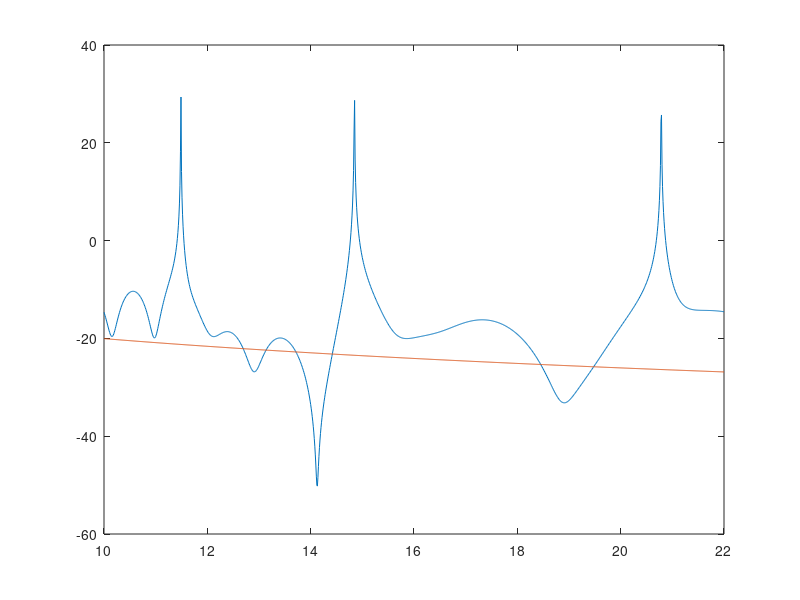

The MATLAB source for this figure:
clear all;

%--------------------------Constants------------------------------------%
f = 2.4*10^9; % first frequency (2.4 GHZ) 
c = 3*10^8;   % speed of light 
beta = 2*pi*f/c; % wave number
epsilon_air = 1; % air
epsilon_wall = 3; % wall
snells_constant = sqrt(epsilon_wall/epsilon_air);
bz = 2; bz1 = 2; bz2 = 2; bz3 = 2; bz4 = 2; bz5 =2; %boundary z-coordinate
tx = 0; ty = 4; tz = 2; % transmitter [x,y,z] location
rx = 10; ry = 3; rz = 2; % recevier [x,y,z] location
rxv = rx:.01:22; % from p to q
tx_img = 0; tx1_img = 0; tx2_img = 0; tx3_img = 0; tx4_img = 0; 
tz_img = 2; tz1_img = 2; tz2_img = 2; tz3_img = 2; tz4_img = 2;

%---------------------------------LOS ok-------------------------------------%

% to solve for the direct ray 
d = sqrt((rxv-tx).^2+(ry-ty)^2+(rz-tz)^2); % vector distance between receiver and transmitter
Ed = (1./d).*exp(-j*beta*d); % direct ray (line of sight)
Edf = 20*log10(abs(Ed));

%--------------------------First Order Upper------------------------------%
% to solve for first order reflection (upper boundary)
ty_img = 8; 
by = 6; % y-coordinate of the boundary interception point

c = ty_img; % y-intercept 
m = (ty_img-ry)./(tx_img-rxv); % gradient 
bxv = (by-c)./m; % vector x-coordinate of the boundary interception point

d1 = sqrt((bxv-tx).^2+(by-ty)^2+(bz-tz)^2); 
d2 = sqrt((bxv-rxv).^2+(by-ry)^2+(bz-rz)^2); 
angle_inc = acosd((d1.^2+d2.^2-d.^2)./(2*d1.*d2))/2; 
angle_trans = asind(sind(angle_inc)./snells_constant); 
tau = (cosd(angle_inc)-snells_constant*cos(angle_trans))./(cosd(angle_inc)+snells_constant*cos(angle_trans));

E1_upper = (1./(d1+d2)).*exp(-j*beta*(d1+d2)).*tau;

%=========================First Order Lower===============================%
ty_img = -4;
by = 0; % y-coordinate of the boundary interception point

c = ty_img; % y-intercept 
m = (ty_img-ry)./(tx_img-rxv); % gradient 
bxv = (by-c)./m; % vector x-coordinate of the boundary interception point
d1 = sqrt((bxv-tx).^2+(by-ty)^2+(bz-tz)^2); % distance between boundary interception point and the transmitter
d2 = sqrt((bxv-rxv).^2+(by-ry)^2+(bz-rz)^2); % distance between boundary interception point and the receiver
angle_inc = acosd((d1.^2+d2.^2-d.^2)./(2*d1.*d2))/2; % vector incident angle
angle_trans = asind(sind(angle_inc)./snells_constant); % tau angle
tau = (cosd(angle_inc)-snells_constant*cos(angle_trans))./(cosd(angle_inc)+snells_constant*cos(angle_trans));

E1_lower = ((1./(d1+d2)).*exp(-j*beta*(d1+d2))).*tau;

%=========================Second Order Upper===============================%
% to solve for first order reflection (upper boundary)
ty1_img = 8; 
ty2_img = -8; 
by1 = 6; by2 = 0;% y-coordinate of the boundary interception point
c1 = ty1_img; c2 = ty2_img;% y-intercept 

m2 = (ty2_img-ry)./(tx2_img-rxv); % gradient 
bxv2 = (by2-c2)./m2; % vector x-coordinate of the boundary interception point
m1 = (ty1_img-by2)./(tx1_img-bxv2); % gradient 
bxv1 = (by1-c1)./m1; % vector x-coordinate of the boundary interception point

d1 = sqrt((bxv1-tx).^2+(by1-ty)^2+(bz1-tz)^2); 
d2 = sqrt((bxv1-bxv2).^2+(by1-by2)^2+(bz1-bz2)^2); 
d3 = sqrt((bxv2-rxv).^2+(by2-ry)^2+(bz2-rz)^2); 
dA = sqrt((bxv2-tx).^2+(by2-ty)^2+(bz2-tz)^2);
dB = sqrt((bxv1-rxv).^2+(by1-ry)^2+(bz1-rz)^2);

angle_inc1 = (acosd((d1.^2+d2.^2-dA.^2)./(2*d1.*d2)))/2; % vector incident angle
angle_trans1 = asind(sind(angle_inc1)./snells_constant); % tau angle
tau1 = (cosd(angle_inc1)-snells_constant*cos(angle_trans1))./(cosd(angle_inc1)+snells_constant*cos(angle_trans1));

angle_inc2 = (acosd((d2.^2+d3.^2-dB.^2)./(2*d2.*d3)))/2; % vector incident angle
angle_trans2 = asind(sind(angle_inc2)./snells_constant); % tau angle
tau2 = (cosd(angle_inc2)-snells_constant*cos(angle_trans2))./(cosd(angle_inc2)+snells_constant*cos(angle_trans2));


E2_upper = (1./(d1+d2+d3)).*exp(-j*beta*(d1+d2+d3)).*tau1.*tau2;


%=========================Second Order Lower===============================%
tx1_img = 0; ty1_img = -4; tz1_img = 2; 
tx2_img = 0; ty2_img = 16; tz2_img = 2; 
bz1 = 2; bz2 = 2;%boundary z-coordinate
c1 = ty1_img; c2 = ty2_img;% y-intercept 
by1 = 0; by2 = 6;% y-coordinate of the boundary interception point

m2 = (ty2_img-ry)./(tx2_img-rxv); % gradient 
bxv2 = (by2-c2)./m2; % vector x-coordinate of the boundary interception point
m1 = (ty1_img-by2)./(tx1_img-bxv2); % gradient 
bxv1 = (by1-c1)./m1; % vector x-coordinate of the boundary interception point

d1 = sqrt((bxv1-tx).^2+(by1-ty)^2+(bz1-tz)^2); % distance between boundary interception point and the transmitter
d2 = sqrt((bxv1-bxv2).^2+(by1-by2)^2+(bz1-bz2)^2); % distance between boundary interception point and the receiver
d3 = sqrt((bxv2-tx).^2+(by2-ty)^2+(bz2-tz)^2); % distance between boundary interception point and the receiver
dA = sqrt((bxv2-tx).^2+(by2-ty)^2+(bz2-tz)^2);
dB = sqrt((bxv1-rxv).^2+(by1-ry)^2+(bz1-rz)^2);

angle_inc1 = (acosd((d1.^2+d2.^2-dA.^2)./(2*(d1.*d2))))/2; % vector incident angle
angle_trans1 = asind(sind(angle_inc1)./snells_constant); % tau angle
tau1 = (cosd(angle_inc1)-snells_constant*cos(angle_trans1))./(cosd(angle_inc1)+snells_constant*cos(angle_trans1));

angle_inc2 = (acosd((d2.^2+d3.^2-dB.^2)./(2*(d2.*d3))))/2; % vector incident angle
angle_trans2 = asind(sind(angle_inc2)./snells_constant); % tau angle
tau2 = (cosd(angle_inc2)-snells_constant*cos(angle_trans2))./(cosd(angle_inc2)+snells_constant*cos(angle_trans2));


E2_lower = (1./(d1+d2+d3)).*exp(-j*beta*(d1+d2+d3)).*tau1.*tau2;

%=========================Third Order Upper===============================%
ty1_img = 8; 
ty2_img = -8; 
ty3_img = 20; 
c1 = ty1_img; c2 = ty2_img; c3 = ty3_img;% y-intercept 
by1 = 6; by2 = 0; by3 = 6;% y-coordinate of the boundary interception point

m3 = (ty3_img-ry)./(tx3_img-rxv); % gradient 
bxv3 = (by3-c3)./m3; % vector x-coordinate of the boundary interception point
m2 = (ty2_img-by3)./(tx2_img-bxv3); % gradient 
bxv2 = (by2-c2)./m2; % vector x-coordinate of the boundary interception point
m1 = (ty1_img-by2)./(tx1_img-bxv2); % gradient 
bxv1 = (by1-c1)./m1; % vector x-coordinate of the boundary interception point
d1 = sqrt((bxv1-tx).^2+(by1-ty)^2+(bz1-tz)^2); % distance between boundary interception point and the transmitter
d2 = sqrt((bxv1-bxv2).^2+(by1-by2)^2+(bz1-bz2)^2); % distance between boundary interception point and the receiver
d3 = sqrt((bxv2-bxv3).^2+(by2-by3)^2+(bz2-bz3)^2); % distance between boundary interception point and the receiver
d4 = sqrt((bxv3-rxv).^2+(by3-ry)^2+(bz3-rz)^2);
dA = sqrt((bxv2-tx).^2+(by2-ty)^2+(bz2-tz)^2);
dB = sqrt((bxv2-bxv1).^2+(by2-by1)^2+(bz2-bz1)^2);
dC = sqrt((bxv2-rxv).^2+(by2-ry)^2+(bz2-rz)^2);

angle_inc1 = (acosd((d1.^2+d2.^2-dA.^2)./(2*d1.*d2)))/2; % vector incident angle
angle_trans1 = asind(sind(angle_inc1)./snells_constant); % tau angle
tau1 = (cosd(angle_inc1)-snells_constant*cos(angle_trans))./(cosd(angle_inc1)+snells_constant*cos(angle_trans));


angle_inc2 = (acosd((d2.^2+d3.^2-dB.^2)./(2*(d2.*d3))))/2; % vector incident angle
angle_trans2 = asind(sind(angle_inc2)./snells_constant); % tau angle
tau2 = (cosd(angle_inc2)-snells_constant*cos(angle_trans2))./(cosd(angle_inc2)+snells_constant*cos(angle_trans2));

angle_inc3 = (acosd((d3.^2+d4.^2-dC.^2)./(2*(d3.*d4))))/2; % angle between the line d1 and d2
angle_trans3 = asind(sind(angle_inc3)./snells_constant); % tau angle
tau3 = (cosd(angle_inc3)-snells_constant*cos(angle_trans3))./(cosd(angle_inc3)+snells_constant*cos(angle_trans3));

E3_upper = (1./(d1+d2+d3+d4)).*exp(-j*beta*(d1+d2+d3+d4));

%=========================Third Order Lower===============================%
ty1_img = -4; 
ty2_img = 16; 
ty3_img = -16; 
c1 = ty1_img; c2 = ty2_img; c3 = ty3_img;% y-intercept 
by1 = 6; by2 = 0; by3 = 6;% y-coordinate of the boundary interception point

m3 = (ty3_img-ry)./(tx3_img-rxv); % gradient 
bxv3 = (by3-c3)./m3; % vector x-coordinate of the boundary interception point
m2 = (ty2_img-by3)./(tx2_img-bxv3); % gradient 
bxv2 = (by2-c2)./m2; % vector x-coordinate of the boundary interception point
m1 = (ty1_img-by2)./(tx1_img-bxv2); % gradient 
bxv1 = (by1-c1)./m1; % vector x-coordinate of the boundary interception point
d1 = sqrt((bxv1-tx).^2+(by1-ty)^2+(bz1-tz)^2); % distance between boundary interception point and the transmitter
d2 = sqrt((bxv1-bxv2).^2+(by1-by2)^2+(bz1-bz2)^2); % distance between boundary interception point and the receiver
d3 = sqrt((bxv2-bxv3).^2+(by2-by3)^2+(bz2-bz3)^2); % distance between boundary interception point and the receiver
d4 = sqrt((bxv3-rxv).^2+(by3-ry)^2+(bz3-rz)^2);
dA = sqrt((bxv2-tx).^2+(by2-ty)^2+(bz2-tz)^2);
dB = sqrt((bxv3-bxv1).^2+(by3-by1)^2+(bz3-bz1)^2);
dC = sqrt((bxv2-rxv).^2+(by2-ry)^2+(bz2-rz)^2);

angle1 = acosd((d1.^2+d2.^2-dA.^2)./(2*(d1.*d2))); % angle between the line d1 and d2
angle_inc1 = angle1/2; % vector incident angle
angle_trans1 = asind(sind(angle_inc1)./snells_constant); % tau angle
tau1 = (cosd(angle_inc1)-snells_constant*cos(angle_trans1))./(cosd(angle_inc1)+snells_constant*cos(angle_trans1));

angle2 = acosd((d2.^2+d3.^2-dB.^2)./(2*(d2.*d3))); % angle between the line d1 and d2
angle_inc2 = angle2/2; % vector incident angle
angle_trans2 = asind(sind(angle_inc2)./snells_constant); % tau angle
tau2 = (cosd(angle_inc2)-snells_constant*cos(angle_trans2))./(cosd(angle_inc2)+snells_constant*cos(angle_trans2));

angle3 = acosd((d3.^2+d4.^2-dC.^2)./(2*(d3.*d4))); % angle between the line d1 and d2
angle_inc3 = angle3/2; % vector incident angle
angle_trans3 = asind(sind(angle_inc3)./snells_constant); % tau angle
tau3 = (cosd(angle_inc3)-snells_constant*cos(angle_trans3))./(cosd(angle_inc3)+snells_constant*cos(angle_trans3));

E3_upper = (1./(d1+d2+d3+d4)).*exp(-j*beta*(d1+d2+d3+d4));

%plot(rxv,Etest0)
%hold on
Etest = 20*log10(abs(Ed+E1_upper+E1_lower));
plot(rxv,Etest)
hold on
plot(rxv,Edf)
%hold on
%plot(rxv,Etest2)
hold on
hold off
%xlabel('Line Segment "pq"/m'), ylabel('E-field/dB'), title("LOS");
%legend("LOS");
